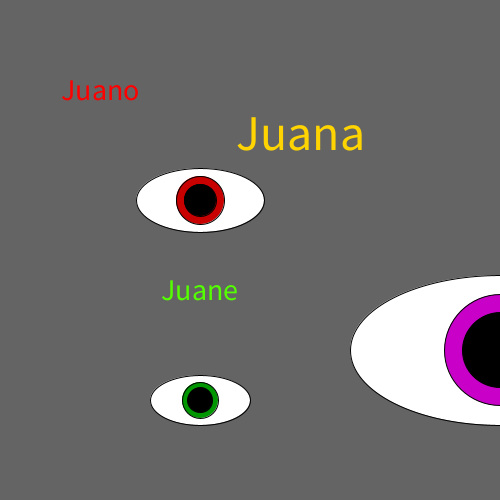
Frame 1 (no input)
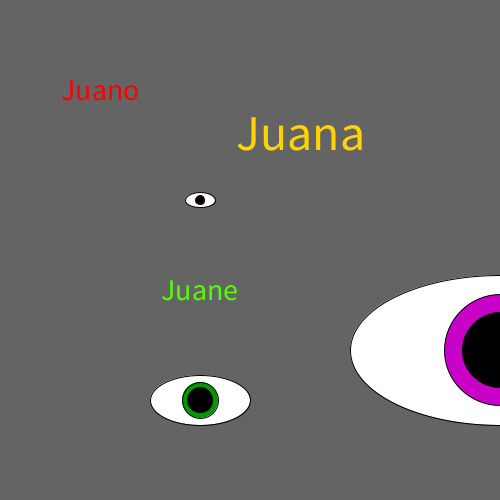
Frame 60 (the mouse pressed at the canvas centre just before this capture)
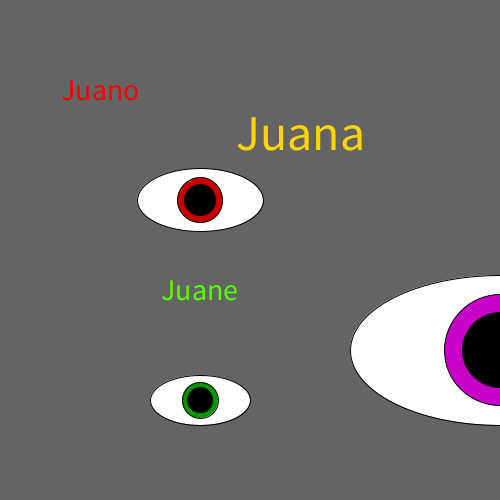
Frame 120 (the mouse held since frame 60 and released just before this capture)

The Processing sketch that drew these frames (run headless with seeded random() and noise(); from frame 60 on, the mouse is pressed at the canvas centre):

// Processing sketch: funcionesConParametros
// ── funcionesConParametros.pde

// repasando funciones: texto y ojo

void setup(){
  size( 500, 500 );
}
void draw(){
  background( 100 );
  
  texto( "Juano", 30, 100, 100, 0 );
  texto( "Juana", 50, 300, 150, 50 );
  texto( "Juane", 30, 200, 300, 100 );
  
  ojoConParam( int(random(100)), 200, 200, color( 200, 0, 0 ) );
  ojoConParam( 50, 200, 400, color( 0, 150, 0 ) );
  ojoConParam( 150, 500, 350, color( 200, 0, 200 ) );
}

void ojoConParam( int t, float x, float y, color c ){  //t = variable local a.k.a. parametro
  pushStyle();
  fill (255);
  ellipse( x, y, t*2, t);

  fill ( c );
  circle ( x, y, t/4*3);

  fill(0);
  circle ( x, y, t/2);
  popStyle();
}

void texto( String texto, float tam, float x, float y, float hue ){
  
  //rect( x, y, 
  
  pushStyle();
  colorMode( HSB, 360, 100, 100 );
  fill( hue, 100, 100 );
  textAlign( CENTER );
  textSize( tam );
  text( texto, x, y );
  popStyle();
} 
